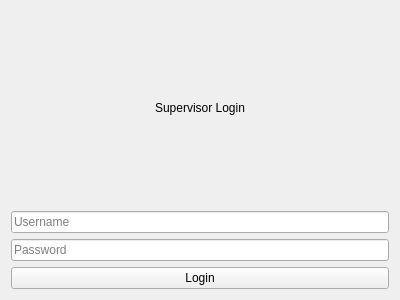
<?xml version="1.0" encoding="UTF-8"?>
<ui version="4.0">
 <class>SupervisorLoginWindow</class>
 <widget class="QWidget" name="SupervisorLoginWindow">
  <property name="geometry">
   <rect><x>0</x><y>0</y><width>400</width><height>300</height></rect>
  </property>
  <property name="windowTitle"><string>Supervisor Login</string></property>
  <layout class="QVBoxLayout" name="verticalLayout">
   <item>
    <widget class="QLabel" name="labelTitle">
     <property name="text"><string>Supervisor Login</string></property>
     <property name="alignment"><set>Qt::AlignCenter</set></property>
    </widget>
   </item>
   <item>
    <widget class="QLineEdit" name="usernameEdit">
     <property name="placeholderText"><string>Username</string></property>
    </widget>
   </item>
   <item>
    <widget class="QLineEdit" name="passwordEdit">
     <property name="placeholderText"><string>Password</string></property>
     <property name="echoMode"><enum>QLineEdit::Password</enum></property>
    </widget>
   </item>
   <item>
    <widget class="QPushButton" name="loginButton">
     <property name="text"><string>Login</string></property>
    </widget>
   </item>
  </layout>
 </widget>
 <resources/>
 <connections/>
</ui>
